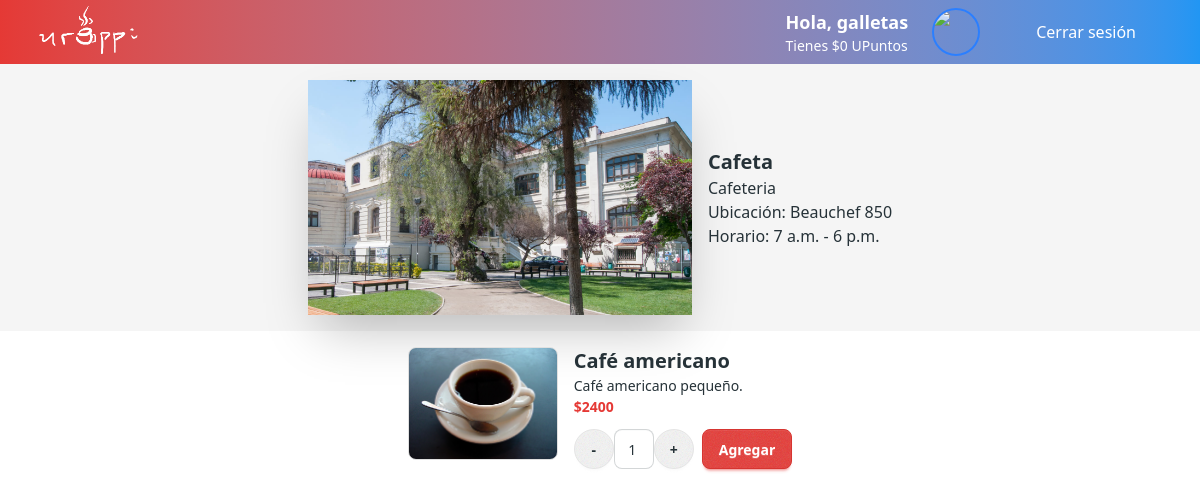
Page /comprador/storeMenu/2/ (signed in) on the committed database.
### urappiapp/models.py (models this page shows, shortened)
class User(AbstractUser):
    pronombres = [("La", "La"), ("El", "El"), ("Le", "Le"), ("Otro", "Otro")]
    pronombre = models.CharField(max_length=5, choices=pronombres)
    apodo = models.CharField(max_length=30)  # Apodo o nombre visible
    rol = models.CharField(max_length=20, choices=[
        ('customer', 'Cliente'),
        ('deliver', 'Repartidor'),
        ('seller', 'Vendedor'),
    ])
    upuntos = models.IntegerField(default=0)

class Shop(models.Model):
    shopID = models.AutoField(primary_key=True)  # ID único de la tienda
    shopDescription = models.TextField()  # Descripción de la tienda
    openTime = models.TimeField()  # Hora de apertura
    closingTime = models.TimeField()  # Hora de cierre
    shopName = models.CharField(max_length=32)  # Nombre de la tienda
    shopImage = models.ImageField(upload_to="stores/", null=True, blank=True)  # Imagen de la tienda
    location = models.TextField()  # Ubicación de la tienda

class Product(models.Model):
    categorys = [("beb-cal", "Bebidas calientes"), ("beb-fria", "Bebidas frías"), ("pas-boll", "Pastelería y Bollería"), ("sandw", "Sandwiches"), ("otro", "Otro")]
    productID = models.AutoField(primary_key=True)
    productName = models.CharField(max_length=32)  # Nombre del producto
    category = models.CharField(max_length=32, choices=categorys)  # Categoría del producto
    description = models.TextField()  # Descripción del producto
    prodImage = models.ImageField(upload_to="products/", null=True, blank=True)  # Imagen del producto
    priceCLP = models.IntegerField()  # Precio en CLP

### app_comprador/views.py (the view)
# urls.py: path("storeMenu/<int:id>/", views.show_store_menu, name="show_store_menu"),
def show_store_menu(request, id):
    tienda = get_object_or_404(
        Shop, shopID=id
    )  # si se intenta acceder a una tienda que no existe lanza error
    productos_listados = ProductListing.objects.filter(listedBy=tienda)
    productos = []
    for pl in productos_listados:
        pathFoto = "/media/" + str(pl.listedProduct.prodImage)
        productos.append(
            {
                "ProductName": pl.listedProduct.productName,
                "priceCLP": pl.listedProduct.priceCLP,
                "description": pl.listedProduct.description,
                "prodImage": pathFoto,
            }
        )
    info = {
        "tienda_id": id,
        "tienda": tienda,
        "productos": productos,
        "usuario": request.user,
    }
    return render(request, "app_comprador/store_menu.html", info)

### app_comprador/templates/app_comprador/store_menu.html (shortened to what this page needs)
{% extends 'urappi/base.html' %}
{% block content %}
{% include "app_comprador/store_menu/_store_info.html" %}
<div class="list items-center">
  <ul>
      {% for producto in productos %}
          {% include "app_comprador/store_menu/_product_detail.html" with producto=producto counter=forloop.counter %}
      {% endfor %}
  </ul>
</div>
{% endblock content %}

### urappi/templates/urappi/header.html (shortened to what this page needs)
<header class="bg-gradient-to-r from-primary to-secondary text-white">
     {% load static %}
    <div class="max-w-7xl mx-auto px-4 sm:px-6 lg:px-8 flex items-center justify-between h-16">
        <a href="{% url 'home' %}">
            <img src="{% static 'images/logo.png' %}" alt="Urappi Logo" class="h-16 object-contain">
        </a>
        <nav class="flex items-center space-x-6">
        {% if user.is_authenticated %}
            <div class="flex flex-col justify-center justify-between">
                <h1 class="text-lg font-semibold">Hola, {{ usuario.apodo }}</h1>
                <p class="text-sm">Tienes ${{ usuario.upuntos }} UPuntos</p>
            </div>
            <div class="w-12 h-12 rounded-full overflow-hidden border-2 border-blue-500">
                <img src="{% static usuario.profilePic %}"  />
            </div>
            <div class="max-w-7xl mx-auto px-4 sm:px-6 lg:px-8 flex items-center justify-between h-16">
                <a href="{% url 'logout' %}">Cerrar sesión </a>
            </div>
        {% endif %}
        </nav>
    </div>
</header>

### app_comprador/templates/app_comprador/store_menu/_store_info.html
{% load static %}
{% block content %}
<div class="hero bg-base-200 min-h-screen/2">
  <div class="hero-content flex-col lg:flex-row">
     <img src="/media/{{ tienda.shopImage }}" class="max-w-sm shadow-2xl" />
    <div id="store-info">
      <h1 class="text-xl font-bold">{{tienda.shopName}}</h1>
      <ul >{{ tienda.shopDescription }} </ul>
      <ul>Ubicación: {{tienda.location}}</ul>
      <ul>Horario: {{ tienda.openTime }} - {{ tienda.closingTime }}</ul>
    </div>
  </div>
</div>
{% endblock content %}

### app_comprador/templates/app_comprador/store_menu/_product_detail.html (shortened to what this page needs)
{% load static %}
<div class="list-row mb-4">
  <img
    src="{{ producto.prodImage }}"
    alt="{{ producto.ProductName }}"
    width="150px"
    class="rounded-lg border border-base-300"
  />
  <div>
    <div class="textarea-md">
      <h3 class="text-xl font-bold">{{ producto.ProductName }}</h3>
      <p>{{ producto.description }}</p>
      <p class="font-bold text-primary"> ${{ producto.priceCLP }}</p>
    </div>
    <form method="post" action="{% url 'add_to_cart' %}" class="flex items-center mt-3 space-x-2">
      <div class="flex items-center">
        <button type="button" onclick="changeQuantity(-1, '{{ counter }}')" class="btn btn-circle">-</button>
        <input id="quantity-{{ counter }}" name="quantity" type="number" style="width: 5ch;" class="input items-center text-center" size="2" value="1" min="1" readonly />
        <button type="button" onclick="changeQuantity(1, '{{ counter }}')" class="btn btn-circle">+</button>
      </div>
      <button type="submit" class="btn btn-primary">Agregar</button>
    </form>
  </div>
</div>

### rows in the picture
User: apodo "galletas", upuntos "0"
Shop: shopImage (picture), shopName "Cafeta", shopDescription "Cafeteria", location "Beauchef 850", openTime "7 a.m.", closingTime "6 p.m."
Product: ProductName "Café americano", description "Café americano pequeño."

### other values in the picture
{{ producto.priceCLP }} "2400"
